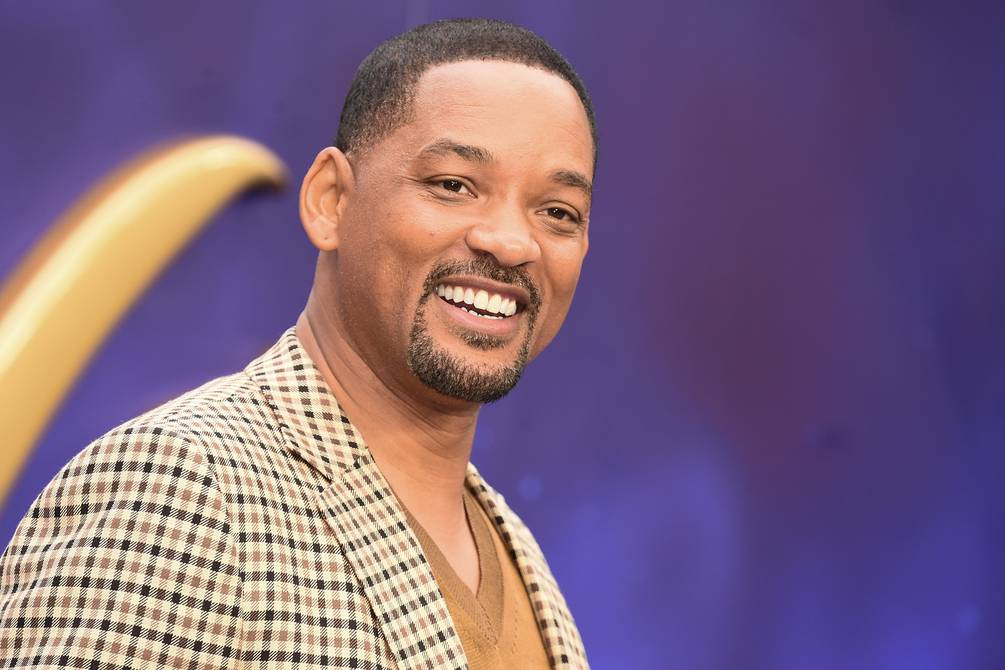
#> input picture test_images/will_smith_test.jpg, 1005 x 670 px
$ jupyter execute --allow-errors celebrities_classifier.ipynb   (shell and % lines are left out)
#> lines starting #> are read from the running program, lines starting #| are printed output that depends on the picture; after the words box and inside, x2 and y2 are one past the last pixel; in counts of white or black regions, pixels touching at a corner belong together
[cell 1]
import numpy as np
import cv2
import matplotlib
import os
import pywt
import shutil
import pandas as pd

from matplotlib import pyplot as plt
from sklearn.svm import SVC
from sklearn.preprocessing import StandardScaler
from sklearn.model_selection import train_test_split
from sklearn.pipeline import Pipeline
from sklearn.metrics import classification_report

from sklearn import svm
from sklearn.ensemble import RandomForestClassifier
from sklearn.linear_model import LogisticRegression
from sklearn.pipeline import make_pipeline
from sklearn.model_selection import GridSearchCV

[cell 2]
img = cv2.imread('./test_images/will_smith_test.jpg')
#> img is the input picture: shape (670, 1005, 3); mean B, G, R 127.1, 101.5, 126.8
img.shape
#> Out = (670, 1005, 3)

[cell 3]
plt.imshow(img)

[cell 4]
gray = cv2.cvtColor(img, cv2.COLOR_BGR2GRAY)
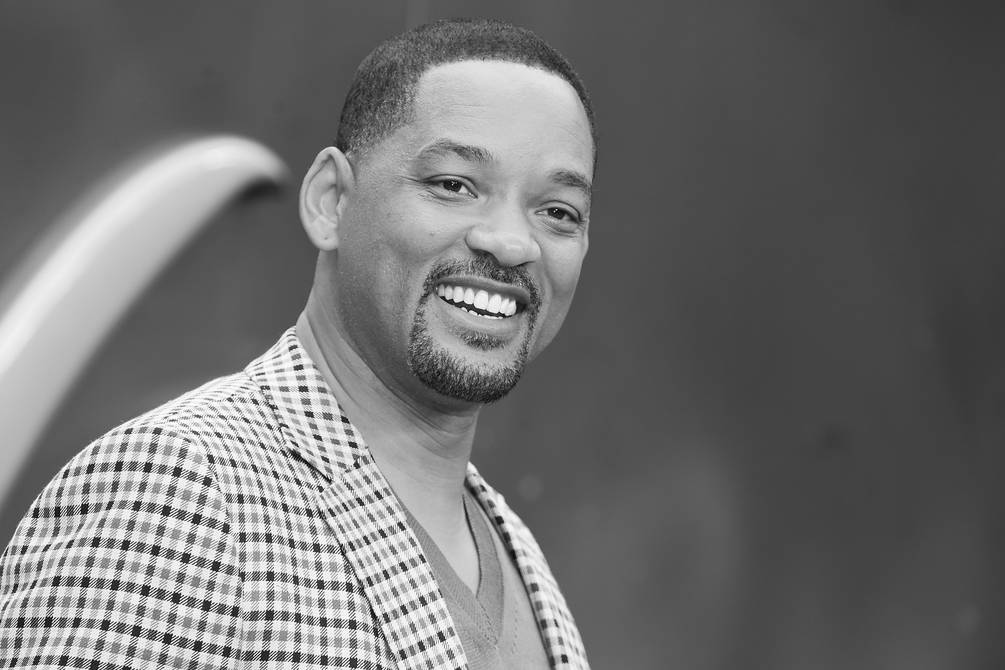
#> gray: shape (670, 1005); min 2, max 254, mean 112
gray.shape
#> Out = (670, 1005)

[cell 5]
gray

[cell 6]
plt.imshow(gray, cmap='gray')

[cell 7]
face_cascade = cv2.CascadeClassifier('./opencv/haarcascades/haarcascade_frontalface_default.xml')
eye_cascade = cv2.CascadeClassifier('./opencv/haarcascades/haarcascade_eye.xml')

faces = face_cascade.detectMultiScale(gray, 1.3, 5)
#> faces = [[356, 79, 290, 290]]
faces
#> Out = [[356, 79, 290, 290]]

[cell 8]
(x,y,w,h) = faces[0]
#> x = 356; y = 79; w = 290; h = 290
x,y,w,h
#> Out = (356, 79, 290, 290)

[cell 9]
face_img = cv2.rectangle(img, (x,y), (x+w,y+h), (255,0,0),2)
plt.imshow(face_img)

[cell 10]
cv2.destroyAllWindows()
for (x,y,w,h) in faces:
    face_img = cv2.rectangle(img, (x,y), (x+w, y+h), (255,0,0),2)
    roi_gray = gray[y:y+h, x:x+w]
    roi_color = face_img[y:y+h, x:x+w]
    eyes = eye_cascade.detectMultiScale(roi_gray)
    for (ex, ey, ew, eh) in eyes:
        cv2.rectangle(roi_color, (ex,ey), (ex+ew, ey+eh), (0,255,0),2)
#> this loop made 1 pass
#> (x, y, w, h, eyes) on pass 1: (356, 79, 290, 290, [[65, 73, 69, 69], [173, 108, 57, 57]])
#> pass 1, `roi_gray = gray[y:y+h, x:x+w]`:
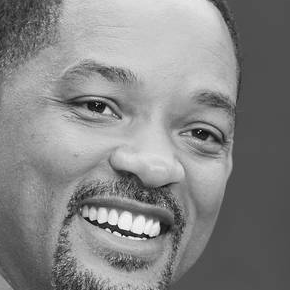
#> roi_gray: shape (290, 290); min 6, max 252, mean 133.7
#> pass 1, `roi_color = face_img[y:y+h, x:x+w]`:
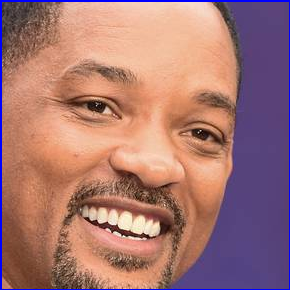
#> roi_color: shape (290, 290, 3); mean B, G, R 115.3, 117.9, 165.8
#> after the loop:
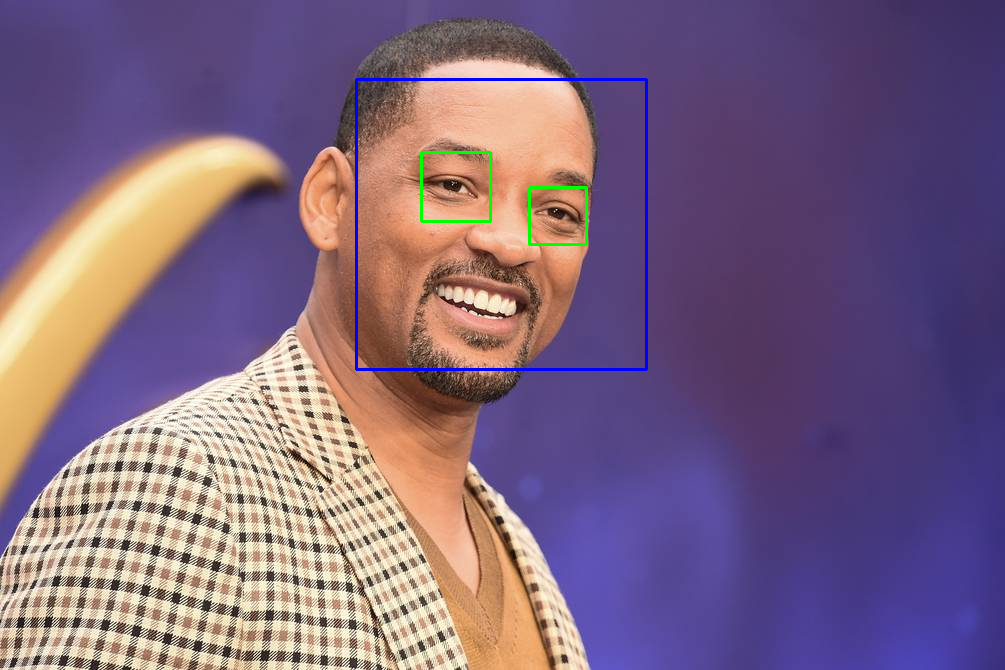
#> img: shape (670, 1005, 3); mean B, G, R 127.6, 101.3, 125.7
#> after the loop:
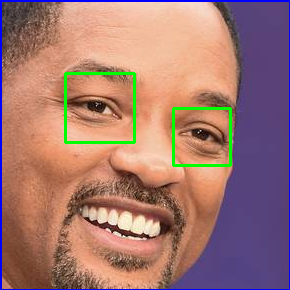
#> roi_color: shape (290, 290, 3); 1.79% of pixels changed, all inside (x1, y1, x2, y2) = (64, 72, 232, 167)


plt.figure()
plt.imshow(face_img, cmap='gray')
plt.show()

[cell 11]
plt.imshow(roi_color, cmap='gray')

[cell 12]
# function that return cropped faces
def get_cropped_image_if_2_eyes(image_path):
#> called with image_path = './test_images/will_smith_test.jpg'
    try:
        img = cv2.imread(image_path)
        #plt.imshow(img, cmap='gray')
        gray = cv2.cvtColor(img, cv2.COLOR_BGR2GRAY)
        faces = face_cascade.detectMultiScale(gray, 1.3,5)
#> faces = [[356, 79, 290, 290]]
        for (x,y,w,h) in faces:
            roi_gray = gray[y:y+h, x:x+w]
            roi_color = img[y:y+h, x:x+w]
            eyes = eye_cascade.detectMultiScale(roi_gray)
            if len(eyes) >= 2:
                return roi_color
#> this loop made 1 pass
#> pass 1, in get_cropped_image_if_2_eyes, `roi_color = img[y:y+h, x:x+w]`:
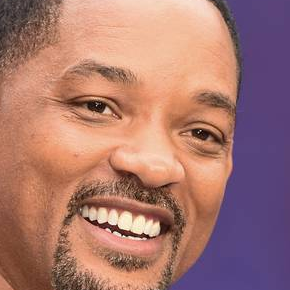
#> roi_color: shape (290, 290, 3); mean B, G, R 112.3, 120, 168.6
    except Exception:
        pass

[cell 13]
original_image = cv2.imread('./test_images/will_smith_test.jpg')
plt.imshow(original_image)

[cell 14]
cropped_image = get_cropped_image_if_2_eyes('./test_images/will_smith_test.jpg')
plt.imshow(cropped_image)

[cell 15]
path_to_data = "./datasets"
path_to_cr_data = "./datasets/cropped/"

[cell 16]
img_dirs = []
for entry in os.scandir(path_to_data):
    if entry.is_dir():
        img_dirs.append(entry.path)

[cell 17]
img_dirs

[cell 18]
if os.path.exists(path_to_cr_data):
    shutil.rmtree(path_to_cr_data)
os.mkdir(path_to_cr_data)

[cell 19]
img_dirs

[cell 20]
img_dirs = img_dirs[1:]

[cell 21]
img_dirs

[cell 22]
img_dirs

#> (a cell that did not finish here is left out)

[cell 24]
img_dirs

[cell 25]
cropped_image_dirs = []
celebrity_file_names_dict = {}


for img_dir in img_dirs:
    #celebrity_name = img_dir.split('/')[-1]
    count = 1
    celebrity_name = img_dir.split('\\')[-1]
    print(celebrity_name)

    celebrity_file_names_dict[celebrity_name] = []

    for entry in os.scandir(img_dir):
        #print(entry.path)
        roi_color = get_cropped_image_if_2_eyes(entry.path)
        if roi_color is not None:
            cropped_folder = path_to_cr_data + celebrity_name
            if not os.path.exists(cropped_folder):
                os.makedirs(cropped_folder)
                cropped_image_dirs.append(cropped_folder)
                print("Generating cropped images in folder:", cropped_folder)

            cropped_file_name = celebrity_name + str(count) + ".png"
            cropped_file_path = cropped_folder + "/" + cropped_file_name

            cv2.imwrite(cropped_file_path, roi_color)
            celebrity_file_names_dict[celebrity_name].append(cropped_file_path)
            count += 1

[cell 26]
def w2d(img, mode='haar', level=1):
#> called with mode = 'db1', level = 5
    imArray = img
    #Datarype conversions
    #convert to grayscale
    imArray = cv2.cvtColor(imArray, cv2.COLOR_RGB2GRAY)
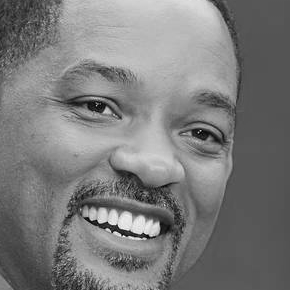
#> imArray: shape (290, 290); min 2, max 248, mean 123.2
    #convert to float
    imArray = np.float32(imArray)
    imArray /= 255;
    #compute coefficients
    coeffs = pywt.wavedec2(imArray, mode, level=level)
#> coeffs = 6 items

    #Process coefficients
    coeffs_H = list(coeffs)
#> coeffs_H = 6 items
    coeffs_H[0] *=0;

    #reconstruction
    imArray_H=pywt.waverec2(coeffs_H, mode);
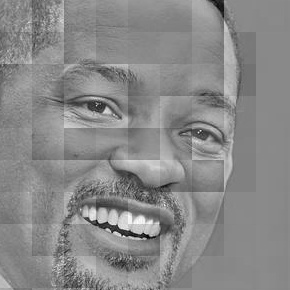
#> imArray_H: shape (290, 290) float32; min -0.594, max 0.509, mean 2.27e-11; drawn with min black and max white
    imArray_H *= 255;
    imArray_H = np.uint8(imArray_H)
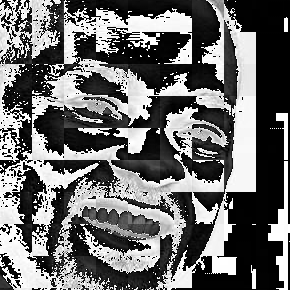
#> imArray_H: shape (290, 290); min 0, max 255, mean 107

    return imArray_H

[cell 27]
im_har = w2d(cropped_image, 'db1', 5)
plt.imshow(im_har, cmap='gray')

[cell 28]
celebrity_file_names_dict

[cell 29]
class_dict = {}
count = 0
for celebrity_name in celebrity_file_names_dict.keys():
    try:
        class_dict[celebrity_name] = count
        count = count + 1
    except Exception:
        pass
class_dict
